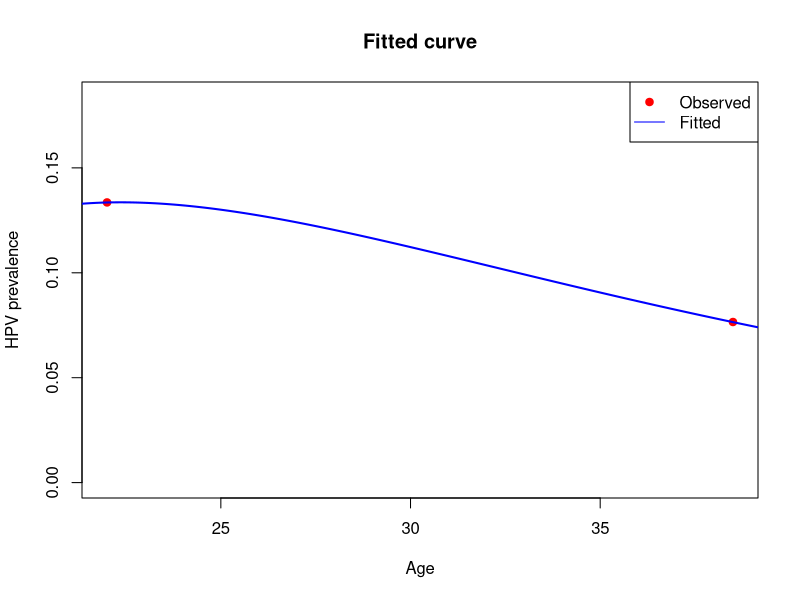

Here is the R script that generated this plot:
x <- c(22, 38.5)              
n_total <- c(996, 1006)      
y_infected <- round(c(133, 77))

x0 <- 12                              
n_power <- 1                         
f_model <- function(x, A, B, C) {
  d <- x - x0
  B + (A * d^n_power - B) * exp(-C * d)
}

neg_log_likelihood <- function(par) {
  A <- par[1]
  B <- par[2]
  C <- par[3]
  
  p <- f_model(x, A, B, C)
  p <- pmax(pmin(p, 1 - 1e-6), 1e-6)  
  
  -sum(y_infected * log(p) + (n_total - y_infected) * log(1 - p))
}

result <- optim(
  par = c(0.01, 0.1, 0.1),       
  fn = neg_log_likelihood,      
  method = "BFGS"
)


curve_x <- seq(14, 40, length.out = 200)
fitted_p <- f_model(curve_x, result$par[1], result$par[2], result$par[3])

plot(x, y_infected / n_total, col = "red", pch = 19,
     ylim = c(0, max(y_infected / n_total, fitted_p) + 0.05),
     xlab = "Age", ylab = "HPV prevalence",
     main = "Fitted curve")
lines(curve_x, fitted_p, col = "blue", lwd = 2)
legend("topright", legend = c("Observed", "Fitted"),
       col = c("red", "blue"), pch = c(19, NA), lty = c(NA, 1))







